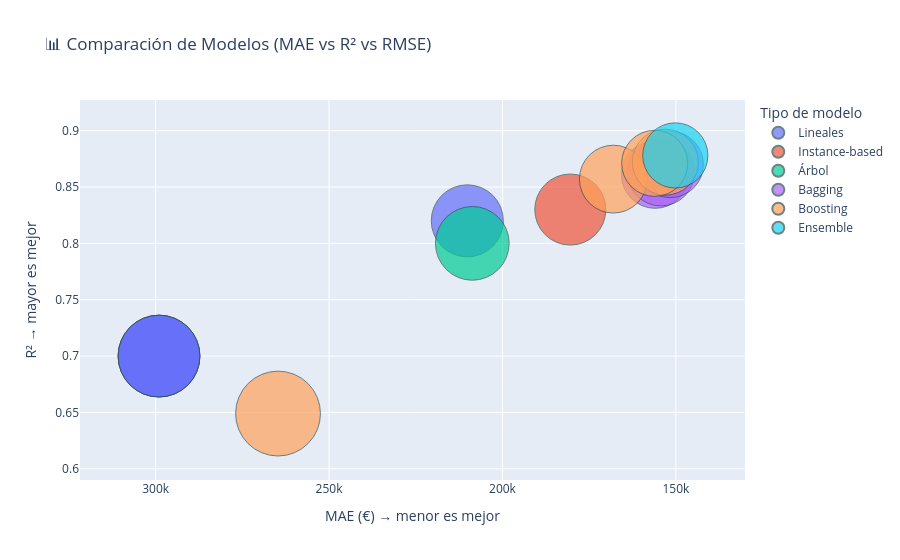

Notebook cell for this chart:
### Code cell
import plotly.express as px

# Datos
data = {
    "Modelo": [
        "Regresión Lineal","Regresión Polinómica","Ridge","Lasso","KNN",
        "Árbol de decisión","Random Forest","Bagging Regressor","Extra Trees",
        "AdaBoost","Gradient Boosting","XGBoost","LightGBM","Stacking"
    ],
    "MAE": [299026,210136,299014,299026,180436,208694,155965,154314,151620,264706,168032,153038,156112,150169],
    "RMSE": [462147,358324,462144,462147,348863,375147,313500,311032,303002,497034,317758,300364,301514,293486],
    "R2": [0.7,0.82,0.7,0.7,0.83,0.8,0.861,0.863,0.87,0.649,0.857,0.872,0.871,0.878]
}

df = pd.DataFrame(data)

# Clasificación de modelos (para color)
def tipo_modelo(modelo):
    if modelo in ["Regresión Lineal", "Regresión Polinómica", "Ridge", "Lasso"]:
        return "Lineales"
    elif modelo in ["KNN"]:
        return "Instance-based"
    elif modelo in ["Árbol de decisión"]:
        return "Árbol"
    elif modelo in ["Random Forest", "Bagging Regressor", "Extra Trees"]:
        return "Bagging"
    elif modelo in ["AdaBoost", "Gradient Boosting", "XGBoost", "LightGBM"]:
        return "Boosting"
    elif modelo in ["Stacking"]:
        return "Ensemble"
    else:
        return "Otros"

df["Tipo"] = df["Modelo"].apply(tipo_modelo)

# Bubble chart
fig = px.scatter(
    df,
    x="MAE",
    y="R2",
    size="RMSE",
    color="Tipo",
    hover_name="Modelo",
    size_max=60,
    title="📊 Comparación de Modelos (MAE vs R² vs RMSE)",
)

# Invertir eje X → mejor MAE a la derecha
fig.update_layout(
    xaxis=dict(autorange="reversed", title="MAE (€) → menor es mejor"),
    yaxis=dict(title="R² → mayor es mejor"),
    legend_title="Tipo de modelo",
)

# Mejorar estética
fig.update_traces(marker=dict(opacity=0.7, line=dict(width=1, color='DarkSlateGrey')))

fig.show()

### Figure 1 — Plotly figure (JSON) as saved in the notebook; plotly's stock layout.template omitted (floating-point values rounded to 4 significant figures)
{"data": [{"hovertemplate": "<b>%{hovertext}</b><br><br>Tipo=Lineales<br>MAE=%{x}<br>R2=%{y}<br>RMSE=%{marker.size}<extra></extra>", "hovertext": ["Regresión Lineal", "Regresión Polinómica", "Ridge", "Lasso"], "legendgroup": "Lineales", "marker": {"color": "#636efa", "line": {"color": "DarkSlateGrey", "width": 1}, "opacity": 0.7, "size": [462147, 358324, 462144, 462147], "sizemode": "area", "sizeref": 138.1, "symbol": "circle"}, "mode": "markers", "name": "Lineales", "orientation": "v", "showlegend": true, "type": "scatter", "x": [299026, 210136, 299014, 299026], "xaxis": "x", "y": [0.7, 0.82, 0.7, 0.7], "yaxis": "y"}, {"hovertemplate": "<b>%{hovertext}</b><br><br>Tipo=Instance-based<br>MAE=%{x}<br>R2=%{y}<br>RMSE=%{marker.size}<extra></extra>", "hovertext": ["KNN"], "legendgroup": "Instance-based", "marker": {"color": "#EF553B", "line": {"color": "DarkSlateGrey", "width": 1}, "opacity": 0.7, "size": [348863], "sizemode": "area", "sizeref": 138.1, "symbol": "circle"}, "mode": "markers", "name": "Instance-based", "orientation": "v", "showlegend": true, "type": "scatter", "x": [180436], "xaxis": "x", "y": [0.83], "yaxis": "y"}, {"hovertemplate": "<b>%{hovertext}</b><br><br>Tipo=Árbol<br>MAE=%{x}<br>R2=%{y}<br>RMSE=%{marker.size}<extra></extra>", "hovertext": ["Árbol de decisión"], "legendgroup": "Árbol", "marker": {"color": "#00cc96", "line": {"color": "DarkSlateGrey", "width": 1}, "opacity": 0.7, "size": [375147], "sizemode": "area", "sizeref": 138.1, "symbol": "circle"}, "mode": "markers", "name": "Árbol", "orientation": "v", "showlegend": true, "type": "scatter", "x": [208694], "xaxis": "x", "y": [0.8], "yaxis": "y"}, {"hovertemplate": "<b>%{hovertext}</b><br><br>Tipo=Bagging<br>MAE=%{x}<br>R2=%{y}<br>RMSE=%{marker.size}<extra></extra>", "hovertext": ["Random Forest", "Bagging Regressor", "Extra Trees"], "legendgroup": "Bagging", "marker": {"color": "#ab63fa", "line": {"color": "DarkSlateGrey", "width": 1}, "opacity": 0.7, "size": [313500, 311032, 303002], "sizemode": "area", "sizeref": 138.1, "symbol": "circle"}, "mode": "markers", "name": "Bagging", "orientation": "v", "showlegend": true, "type": "scatter", "x": [155965, 154314, 151620], "xaxis": "x", "y": [0.861, 0.863, 0.87], "yaxis": "y"}, {"hovertemplate": "<b>%{hovertext}</b><br><br>Tipo=Boosting<br>MAE=%{x}<br>R2=%{y}<br>RMSE=%{marker.size}<extra></extra>", "hovertext": ["AdaBoost", "Gradient Boosting", "XGBoost", "LightGBM"], "legendgroup": "Boosting", "marker": {"color": "#FFA15A", "line": {"color": "DarkSlateGrey", "width": 1}, "opacity": 0.7, "size": [497034, 317758, 300364, 301514], "sizemode": "area", "sizeref": 138.1, "symbol": "circle"}, "mode": "markers", "name": "Boosting", "orientation": "v", "showlegend": true, "type": "scatter", "x": [264706, 168032, 153038, 156112], "xaxis": "x", "y": [0.649, 0.857, 0.872, 0.871], "yaxis": "y"}, {"hovertemplate": "<b>%{hovertext}</b><br><br>Tipo=Ensemble<br>MAE=%{x}<br>R2=%{y}<br>RMSE=%{marker.size}<extra></extra>", "hovertext": ["Stacking"], "legendgroup": "Ensemble", "marker": {"color": "#19d3f3", "line": {"color": "DarkSlateGrey", "width": 1}, "opacity": 0.7, "size": [293486], "sizemode": "area", "sizeref": 138.1, "symbol": "circle"}, "mode": "markers", "name": "Ensemble", "orientation": "v", "showlegend": true, "type": "scatter", "x": [150169], "xaxis": "x", "y": [0.878], "yaxis": "y"}], "layout": {"legend": {"itemsizing": "constant", "title": {"text": "Tipo de modelo"}, "tracegroupgap": 0}, "title": {"text": "📊 Comparación de Modelos (MAE vs R² vs RMSE)"}, "xaxis": {"anchor": "y", "autorange": "reversed", "domain": [0, 1], "title": {"text": "MAE (€) → menor es mejor"}}, "yaxis": {"anchor": "x", "domain": [0, 1], "title": {"text": "R² → mayor es mejor"}}}}
